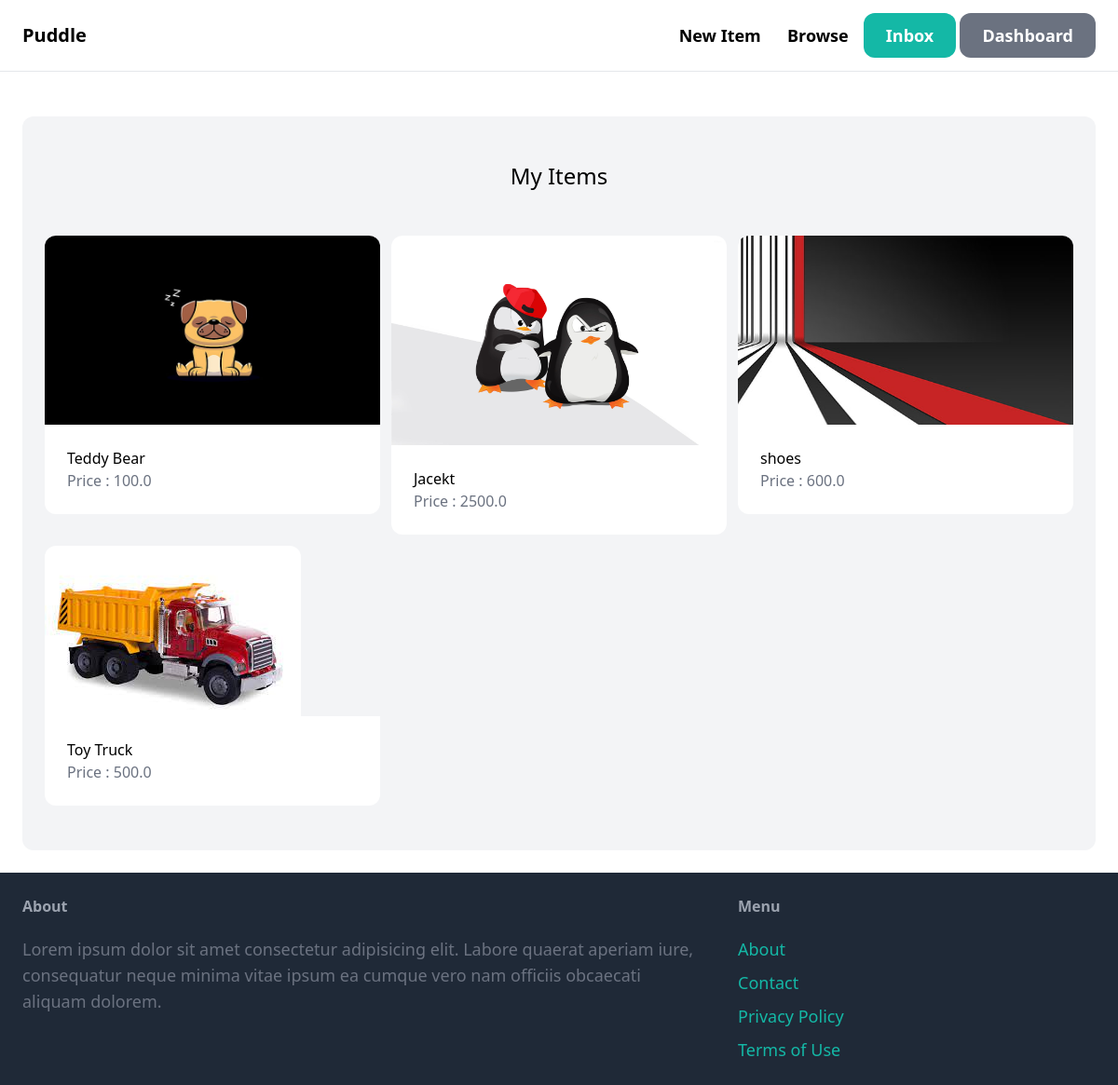
Page /dashboard/ (signed in) on the earlier database version.
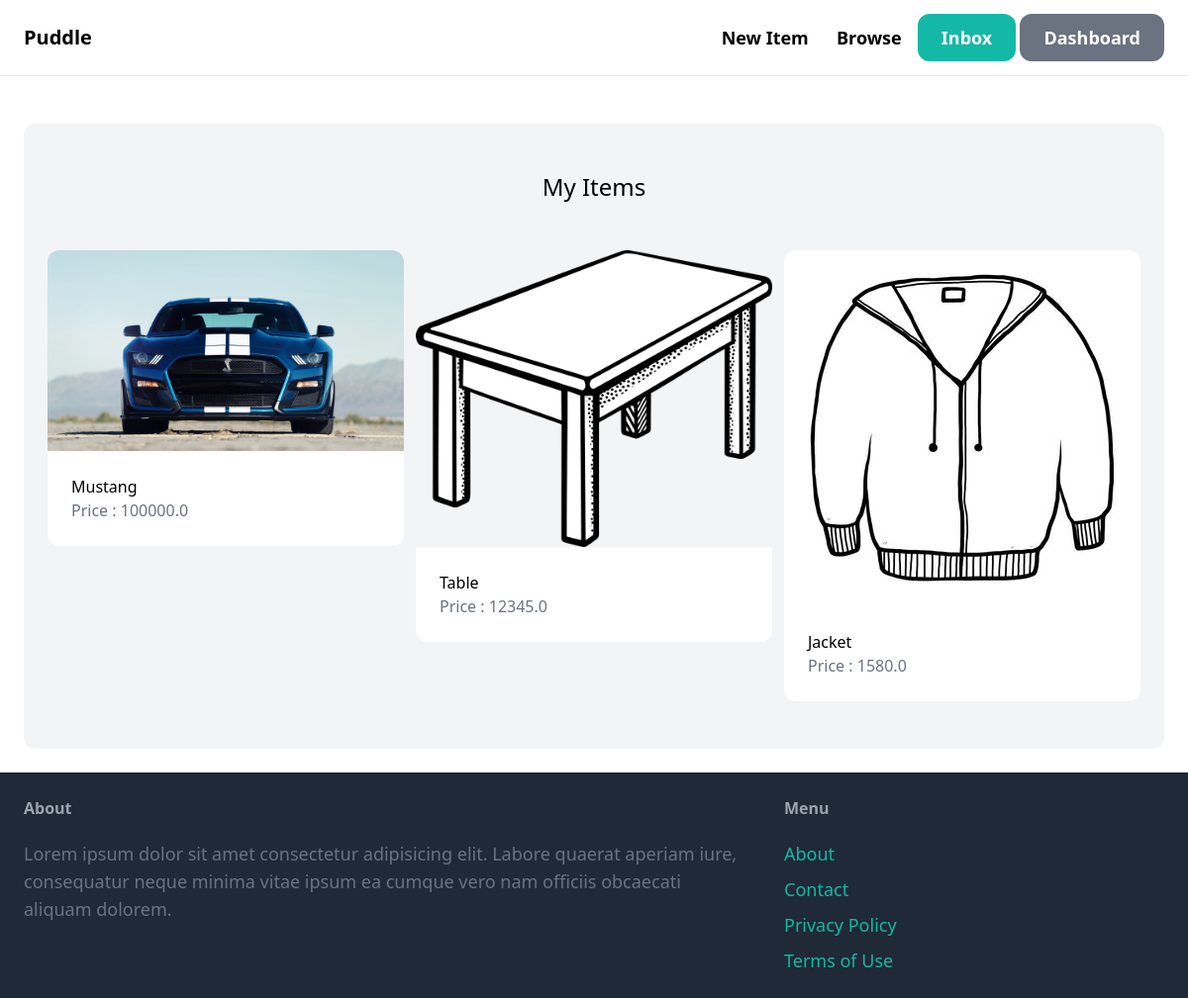
Same page on the later database version.
### item/models.py (models this page shows, shortened)
class Item(models.Model):
    category = models.ForeignKey(Category, related_name = 'items', on_delete=models.CASCADE)
    name = models.CharField(max_length=255)
    description = models.TextField(blank = True, null = True)
    price = models.FloatField()
    image = models.ImageField(upload_to = 'item_images', blank = True, null = True)
    is_sold = models.BooleanField(default = False)
    created_by = models.ForeignKey(User, related_name = 'items' ,on_delete = models.CASCADE)
    creaetd_at = models.TimeField( auto_now_add=True)

### dashboard/views.py (the view)
# urls.py: path('', views.index, name = 'index')
@login_required
def index(request):
    items = Item.objects.filter(created_by = request.user)
    return render(request, 'dashboard/index.html', {
        'items': items
    })

### dashboard/templates/dashboard/index.html (shortened to what this page needs)
{% extends 'core/base.html' %}
{% block content %}
    <div class="mt-6 px-6 py-12 bg-gray-100 rounded-xl">
        <h2 class="mb-12 text-2xl text-center"> My Items</h2>
        <div class="grid grid-cols-3 gap-3">
            {% for item in items %}
                <div>
                    <a href="{% url 'item:detail' item.id %}">
                        <div>
                            <img src="{{ item.image.url }}" class = "rounded-t-xl">
                        </div>
                        <div class="p-6 bg-white rounded-b-xl">
                            <h2 class="text2xl"> {{item.name}} </h2>
                            <p class="text-gray-500">Price : {{item.price}} </p>
                        </div>
                    </a>
                </div>
            {%endfor%}
        </div>
    </div>
{% endblock%}

Differences in the rows shown:
removed Item: image (picture), name "Teddy Bear", price "100.0"
removed Item: image (picture), name "Jacekt", price "2500.0"
removed Item: image (picture), name "shoes", price "600.0"
removed Item: image (picture), name "Toy Truck", price "500.0"
added Item: image (picture), name "Mustang", price "100000.0"
added Item: image (picture), name "Table", price "12345.0"
added Item: image (picture), name "Jacket", price "1580.0"
